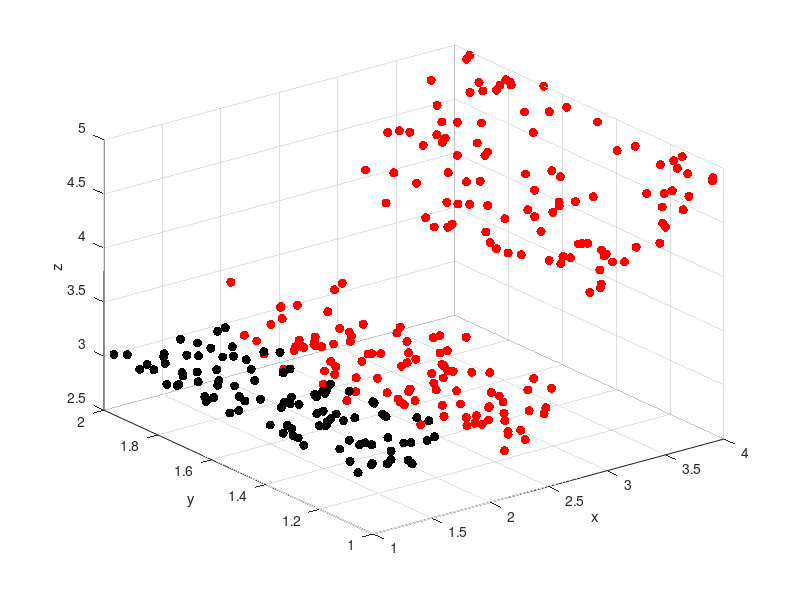

Recreate this plot in MATLAB. (Note: this script raises an error after producing the figure.)

close all; 

% Revision History
% Aneesh Batchu - 2024_06_21
% -- wrote the code originally

%% Basic Test 1: grid_size = 1. Less data, all the surfaces are mapped: All the surfaces have enough data to fit a plane

% Create data
rng(123)

N_points = 100; 

true_parameters = [ 0 0 3]';
points = ones(N_points,1)+ rand(N_points,2);
x = points(:,1);
y = points(:,2);
true_z = [x y ones(size(x))]*true_parameters; % Solve for z vertices data

z = true_z;

% Add noise
% true_sigma = 0.1;
% z = true_z + true_sigma*randn(Npoints,1);

points1 = [x, y, z]; 

% Create data

rng(123)

N_points = 100; 

true_parameters = [ 0 0 3]';
points = [2 1].*ones(N_points,1)+ rand(N_points,2);
x = points(:,1);
y = points(:,2);
true_z = [x y ones(size(x))]*true_parameters; % Solve for z vertices data

% z = true_z;

% Add noise
true_sigma = 0.15;
z = true_z + true_sigma*randn(N_points,1);

points2 = [x, y, z]; 

true_parameters = [ 1 0 1]';
points = [3 1].*ones(N_points,2) + rand(N_points,2);
x = points(:,1);
y = points(:,2);
true_z = [x y ones(size(x))]*true_parameters; % Solve for z vertices data

z = true_z;

points3 = [x, y, z]; 

fig_num = 12; clf;
% Plot the points
figure(fig_num)
plot3(points1(:,1),points1(:,2),points1(:,3),'.','MarkerSize',20,'Color',[0 0 0]);
hold on
plot3(points2(:,1),points2(:,2),points2(:,3),'.','MarkerSize',20,'Color',[1 0 0]);
hold on
plot3(points3(:,1),points3(:,2),points3(:,3),'.','MarkerSize',20,'Color',[1 0 0]);

grid on
xlabel('x')
ylabel('y')
zlabel('z')

% Surface Analysis

fig_num = 1002; 
figure(fig_num); clf;
input_points = [points1; points2; points3]; 
grid_size = 1;
grid_boundaries = [1 4 1 2 2.5 5.5]; 
point_density = 20;
theta_threshold = pi/9; 
std_threshold = 0.1; 
flag_plot_in_3D = 0; 

[drivable_grids, non_drivable_grids, unmapped_grids, gridCenters_mapped_grids, drivable_grid_numbers_in_mapped_grids, non_drivable_grid_numbers_in_mapped_grids] = fcn_geometry_surfaceAnalysis(input_points, grid_size, grid_boundaries, point_density, theta_threshold, std_threshold, (flag_plot_in_3D), (fig_num));

XYZ_matrix = [gridCenters_mapped_grids(:,1:2) gridCenters_mapped_grids(:,4)]; 

XYZ_matrix = unique(XYZ_matrix,'rows'); 

[~,XYZ_matrix_indices] = unique(XYZ_matrix(:,1:2),'rows'); 

XYZ_matrix = XYZ_matrix(XYZ_matrix_indices,:);  

XYZ_matrix = round(XYZ_matrix,4); 
% Given x_range and y_range
x_range = min(XYZ_matrix(:,1)):grid_size:max(XYZ_matrix(:,1)); % min_x:gridSize:max_x 
y_range = min(XYZ_matrix(:,2)):grid_size:max(XYZ_matrix(:,2)); % min_y:gridSize:max_y 

% % Given x_range and y_range
% x_range = min(gridCenters_mapped_grids(:,1)):grid_size:max(gridCenters_mapped_grids(:,1)); % min_x:gridSize:max_x 
% y_range = min(gridCenters_mapped_grids(:,2)):grid_size:max(gridCenters_mapped_grids(:,2)); % min_y:gridSize:max_y 

% Generate X and Y using meshgrid
[X, Y] = meshgrid(x_range, y_range);

% Initialize Z matrix
Z = NaN(size(X));

% Combine X and Y from meshgrid into pairs
XY_pairs = [X(:) Y(:)];

% Find the indices of XY pairs in the original XYZ matrix
[~, idx] = ismember(XY_pairs, XYZ_matrix(:, 1:2), 'rows');

% Fill Z matrix with corresponding Z values
Z(:) = XYZ_matrix(idx, 3);

% Reshape Z to match the dimensions of X and Y
Z = reshape(Z, size(X));

x_limits = [min(x_range) max(x_range)];  
y_limits = [0 2]; 
% Calculate boundary points
fig_num = 1002;
boundary_points = fcn_geometry_findBoundaryPoints(X,Y,Z,grid_size,x_limits,y_limits,fig_num);

% set flag_plot_in_3D = 1 for better understanding of the answers
assert(isequal(drivable_grids, 1))
assert(isequal(non_drivable_grids, [2 6 9]'))
assert(isequal(unmapped_grids, [3 4 5 7 8]'))
assert(isequal(gridCenters_mapped_grids(:,1:2), [1.5, 1.5; 2.5 1.5; 3.5 1.5; 3.5 1.5]))
assert(isequal(drivable_grid_numbers_in_mapped_grids, 1))
assert(isequal(non_drivable_grid_numbers_in_mapped_grids, [2 3 4]'))
assert(isequal(boundary_points, [2, 1.5]))

assert(length(drivable_grids)>=1)
assert(length(non_drivable_grids)>=1)
assert(length(unmapped_grids)>=1)
assert(length(gridCenters_mapped_grids(:,1))>=1)
assert(length(drivable_grid_numbers_in_mapped_grids)>=1)
assert(length(non_drivable_grid_numbers_in_mapped_grids)>=1)
assert(length(boundary_points)>=1)

% plot(boundary_points(:,1),boundary_points(:,2),'b.','Markersize',20);

%% Basic Test 2: grid_size = 0.5. The drivable and drivable surfaces are symmetric. A clear boundary can be seen

rng (123)

N_points = 300;
Ext_Square_Size=3;
Int_Square_Size=1;
fig_num = 22;
diag_flag=1;
noise= 0.2;

[points] = fcn_geometry_concentricSquaresPointDensity(N_points,Ext_Square_Size,Int_Square_Size,noise,diag_flag,fig_num);
assert(length(points)==N_points);


fig_num = 2002; 
figure(fig_num); clf;
input_points = points; 
grid_size = 0.5;
grid_boundaries = [-3 3 -3 3 -1 1]; 
point_density = 20;
theta_threshold = pi/9; 
std_threshold = 0.1; 
flag_plot_in_3D = 0; 

[drivable_grids, non_drivable_grids, unmapped_grids, gridCenters_mapped_grids, drivable_grid_numbers_in_mapped_grids, non_drivable_grid_numbers_in_mapped_grids] = fcn_geometry_surfaceAnalysis(input_points, grid_size, grid_boundaries, point_density, theta_threshold, std_threshold, (flag_plot_in_3D), (fig_num));

XYZ_matrix = [gridCenters_mapped_grids(:,1:2) gridCenters_mapped_grids(:,4)]; 

XYZ_matrix = unique(XYZ_matrix,'rows'); 

[~,XYZ_matrix_indices] = unique(XYZ_matrix(:,1:2),'rows'); 

XYZ_matrix = XYZ_matrix(XYZ_matrix_indices,:);  

XYZ_matrix = round(XYZ_matrix,4); 
% Given x_range and y_range
x_range = min(XYZ_matrix(:,1)):grid_size:max(XYZ_matrix(:,1)); % min_x:gridSize:max_x 
y_range = min(XYZ_matrix(:,2)):grid_size:max(XYZ_matrix(:,2)); % min_y:gridSize:max_y 

% Generate X and Y using meshgrid
[X, Y] = meshgrid(x_range, y_range);

% Initialize Z matrix
Z = NaN(size(X));

% Combine X and Y from meshgrid into pairs
XY_pairs = [X(:) Y(:)];

% Find the indices of XY pairs in the original XYZ matrix
[~, idx] = ismember(XY_pairs, XYZ_matrix(:, 1:2), 'rows');

% Fill Z matrix with corresponding Z values
Z(:) = XYZ_matrix(idx, 3);

% Reshape Z to match the dimensions of X and Y
Z = reshape(Z, size(X));

% x_limits = [min(x_range) max(x_range)];  
% y_limits = [min(y_range) max(y_range)]; 
x_limits = [];  
y_limits = []; 
% Calculate boundary points
fig_num = 2002;
boundary_points = fcn_geometry_findBoundaryPoints(X,Y,Z,grid_size,x_limits,y_limits,fig_num);

assert(length(drivable_grids)>=1)
assert(length(non_drivable_grids)>=1)
assert(length(unmapped_grids)>=1)
assert(length(gridCenters_mapped_grids(:,1))>=1)
assert(length(drivable_grid_numbers_in_mapped_grids)>=1)
assert(length(non_drivable_grid_numbers_in_mapped_grids)>=1)
assert(length(boundary_points)>=1)

%% Basic Test 3: grid size = 1

rng (123)

N_points = 300;
Ext_Square_Size=3;
Int_Square_Size=1;
fig_num = 32;
diag_flag=1;
noise= 0.2;

[points] = fcn_geometry_concentricSquaresPointDensity(N_points,Ext_Square_Size,Int_Square_Size,noise,diag_flag,fig_num);
assert(length(points)==N_points);

% Surface Analysis

fig_num = 3002; 
figure(fig_num); clf;
input_points = points; 
grid_size = 1;
grid_boundaries = [-3 3 -3 3 -1 1]; 
point_density = 20;
theta_threshold = pi/9; 
std_threshold = 0.1; 
flag_plot_in_3D = 0; 

[drivable_grids, non_drivable_grids, unmapped_grids, gridCenters_mapped_grids, drivable_grid_numbers_in_mapped_grids, non_drivable_grid_numbers_in_mapped_grids] = fcn_geometry_surfaceAnalysis(input_points, grid_size, grid_boundaries, point_density, theta_threshold, std_threshold, (flag_plot_in_3D), (fig_num));


XYZ_matrix = [gridCenters_mapped_grids(:,1:2) gridCenters_mapped_grids(:,4)]; 

XYZ_matrix = unique(XYZ_matrix,'rows'); 

[~,XYZ_matrix_indices] = unique(XYZ_matrix(:,1:2),'rows'); 

XYZ_matrix = XYZ_matrix(XYZ_matrix_indices,:);  

XYZ_matrix = round(XYZ_matrix,4);

% Given x_range and y_range
x_range = min(XYZ_matrix(:,1)):grid_size:max(XYZ_matrix(:,1)); % min_x:gridSize:max_x 
y_range = min(XYZ_matrix(:,2)):grid_size:max(XYZ_matrix(:,2)); % min_y:gridSize:max_y 

% Generate X and Y using meshgrid
[X, Y] = meshgrid(x_range, y_range);

% Initialize Z matrix
Z = NaN(size(X));

% Combine X and Y from meshgrid into pairs
XY_pairs = [X(:) Y(:)];

XY_pairs = round(XY_pairs,4); 

% Find the indices of XY pairs in the original XYZ matrix
[~, idx] = ismember(XY_pairs, XYZ_matrix(:, 1:2), 'rows');

% Fill Z matrix with corresponding Z values
Z(:) = XYZ_matrix(idx, 3);

% Reshape Z to match the dimensions of X and Y
Z = reshape(Z, size(X));

% x_limits = [min(x_range) max(x_range)];  
% y_limits = [min(y_range) max(y_range)]; 

x_limits = [];  
y_limits = []; 
% Calculate boundary points
fig_num = 3002;
boundary_points = fcn_geometry_findBoundaryPoints(X,Y,Z,grid_size,x_limits,y_limits,fig_num);

assert(length(drivable_grids)>=1)
assert(length(non_drivable_grids)>=1)
assert(length(unmapped_grids)>=1)
assert(length(gridCenters_mapped_grids(:,1))>=1)
assert(length(drivable_grid_numbers_in_mapped_grids)>=1)
assert(length(non_drivable_grid_numbers_in_mapped_grids)>=1)
assert(length(boundary_points)>=1)

%% Test 4: grid_size = 0.25. The drivable and non-drivable surfaces have no symmetry. The boundary points form a line 

rng (123)

N_points = 2500;
Ext_Square_Size=4;
Int_Square_Size=1;
% ext_point_concentration = 3;
% int_point_concentration = 120; 
fig_num = 42;
diag_flag=1;
noise= 0.2;

[points] = fcn_geometry_concentricSquaresPointDensity(N_points,Ext_Square_Size,Int_Square_Size,noise,diag_flag,fig_num);
assert(length(points)==N_points);

% points = fcn_geometry_concentricSquaresPointDensity_new(Ext_Square_Size,Int_Square_Size,ext_point_concentration,int_point_concentration,noise,diag_flag,fig_num); 

% % Surface Analysis

fig_num = 4002; 
figure(fig_num); clf;
input_points = points; 
grid_size = 0.4;
% grid_boundaries = [-2 2 -2 2 -1 1]; 
grid_boundaries = [-2 2 -2 2 -1 1];
point_density = 20;
theta_threshold = pi/9; 
std_threshold = 0.1;
flag_plot_in_3D = 0; 

[drivable_grids, non_drivable_grids, unmapped_grids, gridCenters_mapped_grids, drivable_grid_numbers_in_mapped_grids, non_drivable_grid_numbers_in_mapped_grids] = fcn_geometry_surfaceAnalysis(input_points, grid_size, grid_boundaries, point_density, theta_threshold, std_threshold, (flag_plot_in_3D), (fig_num));


XYZ_matrix = [gridCenters_mapped_grids(:,1:2) gridCenters_mapped_grids(:,4)]; 

XYZ_matrix = unique(XYZ_matrix,'rows'); 

[~,XYZ_matrix_indices] = unique(XYZ_matrix(:,1:2),'rows'); 

XYZ_matrix = XYZ_matrix(XYZ_matrix_indices,:);  

XYZ_matrix = round(XYZ_matrix,4); 
% Given x_range and y_range
x_range = min(XYZ_matrix(:,1)):grid_size:max(XYZ_matrix(:,1)); % min_x:gridSize:max_x 
y_range = min(XYZ_matrix(:,2)):grid_size:max(XYZ_matrix(:,2)); % min_y:gridSize:max_y 

% Generate X and Y using meshgrid
[X, Y] = meshgrid(x_range, y_range);

% Initialize Z matrix
Z = NaN(size(X));

% Combine X and Y from meshgrid into pairs
XY_pairs = [X(:) Y(:)];

XY_pairs = round(XY_pairs,4); 

% Find the indices of XY pairs in the original XYZ matrix
[~, idx] = ismember(XY_pairs, XYZ_matrix(:, 1:2), 'rows');

% Fill Z matrix with corresponding Z values
Z(:) = XYZ_matrix(idx, 3);

% Reshape Z to match the dimensions of X and Y
Z = reshape(Z, size(X));

% x_limits = [min(x_range) max(x_range)];  
% y_limits = [min(y_range) max(y_range)]; 

x_limits = [];  
y_limits = []; 
% Calculate boundary points
fig_num = 4002;
boundary_points = fcn_geometry_findBoundaryPoints(X,Y,Z,grid_size,x_limits,y_limits,fig_num);

assert(length(drivable_grids)>=1)
assert(length(non_drivable_grids)>=1)
assert(length(unmapped_grids)>=1)
assert(length(gridCenters_mapped_grids(:,1))>=1)
assert(length(drivable_grid_numbers_in_mapped_grids)>=1)
assert(length(non_drivable_grid_numbers_in_mapped_grids)>=1)
assert(length(boundary_points)>=1)

%% Test 5: grid_size = 0.25. The drivable and non-drivable surfaces have no symmetry. The boundary points are do not form a line 

% Create data
rng(123)

N_points = 1000; 

true_parameters = [ 0 0 3]';
points = ones(N_points,1)+ rand(N_points,2);
x = points(:,1);
y = points(:,2);
true_z = [x y ones(size(x))]*true_parameters; % Solve for z vertices data

z = true_z;

% Add noise
% true_sigma = 0.1;
% z = true_z + true_sigma*randn(Npoints,1);

points1 = [x, y, z]; 

% Create data

rng(123)

true_parameters = [ 0 0 3]';
points = [2 1].*ones(N_points,1)+ rand(N_points,2);
x = points(:,1);
y = points(:,2);
true_z = [x y ones(size(x))]*true_parameters; % Solve for z vertices data

% z = true_z;

% Add noise
true_sigma = 0.15;
z = true_z + true_sigma*randn(N_points,1);

points2 = [x, y, z]; 

true_parameters = [ 1 0 1]';
points = [3 1].*ones(N_points,2) + rand(N_points,2);
x = points(:,1);
y = points(:,2);
true_z = [x y ones(size(x))]*true_parameters; % Solve for z vertices data

z = true_z;

points3 = [x, y, z]; 

fig_num = 52; clf;
% Plot the points
figure(fig_num)
plot3(points1(:,1),points1(:,2),points1(:,3),'.','MarkerSize',20,'Color',[0 0 0]);
hold on
plot3(points2(:,1),points2(:,2),points2(:,3),'.','MarkerSize',20,'Color',[1 0 0]);
hold on
plot3(points3(:,1),points3(:,2),points3(:,3),'.','MarkerSize',20,'Color',[1 0 0]);

grid on
xlabel('x')
ylabel('y')
zlabel('z')

% Surface Analysis

fig_num = 5002; 
figure(fig_num); clf;
input_points = [points1; points2; points3]; 
grid_size = 0.25;
grid_boundaries = [1 4 1 2 2.5 5.5]; 
point_density = 20;
theta_threshold = pi/9; 
std_threshold = 0.1; 
flag_plot_in_3D = 0; 

[drivable_grids, non_drivable_grids, unmapped_grids, gridCenters_mapped_grids, drivable_grid_numbers_in_mapped_grids, non_drivable_grid_numbers_in_mapped_grids] = fcn_geometry_surfaceAnalysis(input_points, grid_size, grid_boundaries, point_density, theta_threshold, std_threshold, (flag_plot_in_3D), (fig_num));


XYZ_matrix = [gridCenters_mapped_grids(:,1:2) gridCenters_mapped_grids(:,4)]; 

XYZ_matrix = unique(XYZ_matrix,'rows'); 

[~,XYZ_matrix_indices] = unique(XYZ_matrix(:,1:2),'rows'); 

XYZ_matrix = XYZ_matrix(XYZ_matrix_indices,:);  

XYZ_matrix = round(XYZ_matrix,4); 
% Given x_range and y_range
x_range = min(XYZ_matrix(:,1)):grid_size:max(XYZ_matrix(:,1)); % min_x:gridSize:max_x 
y_range = min(XYZ_matrix(:,2)):grid_size:max(XYZ_matrix(:,2)); % min_y:gridSize:max_y 

% Generate X and Y using meshgrid
[X, Y] = meshgrid(x_range, y_range);

% Initialize Z matrix
Z = NaN(size(X));

% Combine X and Y from meshgrid into pairs
XY_pairs = [X(:) Y(:)];

XY_pairs = round(XY_pairs,4); 

% Find the indices of XY pairs in the original XYZ matrix
[~, idx] = ismember(XY_pairs, XYZ_matrix(:, 1:2), 'rows');

% Fill Z matrix with corresponding Z values
Z(:) = XYZ_matrix(idx, 3);

% Reshape Z to match the dimensions of X and Y
Z = reshape(Z, size(X));

% x_limits = [min(x_range) max(x_range)];  
% y_limits = [min(y_range) max(y_range)]; 

x_limits = [];  
y_limits = []; 
% Calculate boundary points
fig_num = 5002;
boundary_points = fcn_geometry_findBoundaryPoints(X,Y,Z,grid_size,x_limits,y_limits,fig_num);

assert(length(drivable_grids)>=1)
assert(length(non_drivable_grids)>=1)
assert(length(unmapped_grids)>=1)
assert(length(gridCenters_mapped_grids(:,1))>=1)
assert(length(drivable_grid_numbers_in_mapped_grids)>=1)
assert(length(non_drivable_grid_numbers_in_mapped_grids)>=1)
assert(length(boundary_points)>=1)

%% Test 6:

% Create data

rng(123)

N_points = 300; 

true_parameters = [ 0 0 3]';
points = ones(N_points,1)+ [4,1].*rand(N_points,2);
x = points(:,1);
y = points(:,2);
true_z = [x y ones(size(x))]*true_parameters; % Solve for z vertices data

z = true_z;

% Add noise
% true_sigma = 0.1;
% z = true_z + true_sigma*randn(Npoints,1);

points1 = [x, y, z]; 

% Create data

rng(123)

N_points = 300; 

true_parameters = [ 0 0 3]';
points = [5 1].*ones(N_points,1)+ [4,1].*rand(N_points,2);
x = points(:,1);
y = points(:,2);
true_z = [x y ones(size(x))]*true_parameters; % Solve for z vertices data

% z = true_z;

% Add noise
true_sigma = 0.2;
z = true_z + true_sigma*randn(N_points,1);

points2 = [x, y, z]; 

% true_parameters = [ 1 0 1]';
% points = [3 1].*ones(N_points,2) + rand(N_points,2);
% x = points(:,1);
% y = points(:,2);
% true_z = [x y ones(size(x))]*true_parameters; % Solve for z vertices data
% 
% z = true_z;
% 
% points3 = [x, y, z]; 

fig_num = 62; clf;
% Plot the points
figure(fig_num)
plot3(points1(:,1),points1(:,2),points1(:,3),'.','MarkerSize',20,'Color',[1 0 0]);
hold on
plot3(points2(:,1),points2(:,2),points2(:,3),'.','MarkerSize',20,'Color',[0 0 0]);
% % plot3(points3(:,1),points3(:,2),points3(:,3),'.','MarkerSize',20,'Color',[1 0 0]);
% % 
grid on
xlabel('x')
ylabel('y')
zlabel('z')

% Surface Analysis

fig_num = 6002; 
figure(fig_num); clf;
input_points = [points1; points2]; 
grid_size = 1;
grid_boundaries = [1 9 1 2 2.5 3.5]; 
point_density = 20;
theta_threshold = pi/9; 
std_threshold = 0.1; 
flag_plot_in_3D = 0; 

[drivable_grids, non_drivable_grids, unmapped_grids, gridCenters_mapped_grids, drivable_grid_numbers_in_mapped_grids, non_drivable_grid_numbers_in_mapped_grids] = fcn_geometry_surfaceAnalysis(input_points, grid_size, grid_boundaries, point_density, theta_threshold, std_threshold, (flag_plot_in_3D), (fig_num));

XYZ_matrix = [gridCenters_mapped_grids(:,1:2) gridCenters_mapped_grids(:,4)]; 

XYZ_matrix = unique(XYZ_matrix,'rows'); 

[~,XYZ_matrix_indices] = unique(XYZ_matrix(:,1:2),'rows'); 

XYZ_matrix = XYZ_matrix(XYZ_matrix_indices,:);  

XYZ_matrix = round(XYZ_matrix,4); 
% Given x_range and y_range
x_range = min(XYZ_matrix(:,1)):grid_size:max(XYZ_matrix(:,1)); % min_x:gridSize:max_x 
y_range = min(XYZ_matrix(:,2)):grid_size:max(XYZ_matrix(:,2)); % min_y:gridSize:max_y 

% Generate X and Y using meshgrid
[X, Y] = meshgrid(x_range, y_range);

% Initialize Z matrix
Z = NaN(size(X));

% Combine X and Y from meshgrid into pairs
XY_pairs = [X(:) Y(:)];

XY_pairs = round(XY_pairs,4); 

% Find the indices of XY pairs in the original XYZ matrix
[~, idx] = ismember(XY_pairs, XYZ_matrix(:, 1:2), 'rows');

% Fill Z matrix with corresponding Z values
Z(:) = XYZ_matrix(idx, 3);

% Reshape Z to match the dimensions of X and Y
Z = reshape(Z, size(X));

% x_limits = [min(x_range) max(x_range)];  
% y_limits = [min(y_range) max(y_range)]; 

x_limits = [];  
y_limits = []; 
% Calculate boundary points
fig_num = 6002;
boundary_points = fcn_geometry_findBoundaryPoints(X,Y,Z,grid_size,x_limits,y_limits,fig_num);

assert(length(drivable_grids)>=1)
assert(length(non_drivable_grids)>=1)
assert(isempty(unmapped_grids))
assert(length(gridCenters_mapped_grids(:,1))>=1)
assert(length(drivable_grid_numbers_in_mapped_grids)>=1)
assert(length(non_drivable_grid_numbers_in_mapped_grids)>=1)
assert(length(boundary_points)>=1)

%% 

fig_num = 789; 
figure(fig_num);clf;

[Min_x,Max_x,Min_y,Max_y,Min_z,Max_z] = fcn_geometry_findMaxMinOfXYZ(Velodyne_Lidar_Scan_ENU, fig_num); 

Max_x = ceil(Max_x); Max_y = ceil(Max_y); Max_z = ceil(Max_z);
Min_x = floor(Min_x); Min_y = floor(Min_y); Min_z = floor(Min_z);

% std(Velodyne_Lidar_Scan_ENU(:,3))

fig_num = 7002; 
figure(fig_num); clf;
input_points = Velodyne_Lidar_Scan_ENU; 
grid_size = 1;
grid_boundaries = [Min_x Max_x Min_y Max_y Min_z Max_z]; 
point_density = 10;
theta_threshold = pi/9; 
std_threshold = 0.02; 
flag_plot_in_3D = 0; 

[drivable_grids,non_drivable_grids,unmapped_grids,gridCenters_mapped_grids,drivable_grid_numbers_in_mapped_grids,...
    non_drivable_grid_numbers_in_mapped_grids,angle_btw_unit_normals_and_vertical,standard_deviation_in_z] = fcn_geometry_surfaceAnalysis(input_points, grid_size, grid_boundaries, point_density, theta_threshold, std_threshold, (flag_plot_in_3D), (fig_num));

%%

XYZ_matrix = [gridCenters_mapped_grids(:,1:2) gridCenters_mapped_grids(:,4)]; 

XYZ_matrix = unique(XYZ_matrix,'rows'); 

[~,XYZ_matrix_indices] = unique(XYZ_matrix(:,1:2),'rows'); 

XYZ_matrix = XYZ_matrix(XYZ_matrix_indices,:);  

XYZ_matrix = round(XYZ_matrix,4); 
% Given x_range and y_range
% x_range = min(XYZ_matrix(:,1)):grid_size:max(XYZ_matrix(:,1)); % min_x:gridSize:max_x 
% y_range = min(XYZ_matrix(:,2)):grid_size:max(XYZ_matrix(:,2)); % min_y:gridSize:max_y 

x_range = unique(XYZ_matrix(:,1))'; 
y_range = unique(XYZ_matrix(:,2))';
% Generate X and Y using meshgrid
[X, Y] = meshgrid(x_range, y_range);

% Initialize Z matrix
Z = NaN(size(X));

% Combine X and Y from meshgrid into pairs
XY_pairs = [X(:) Y(:)];

XY_pairs = round(XY_pairs,4); 

% Find the indices of XY pairs in the original XYZ matrix
[~, idx] = ismember(XY_pairs, XYZ_matrix(:, 1:2), 'rows');

% C = setdiff(XY_pairs, XY_pairs(idx==0,:), 'rows');

% Fill Z matrix with corresponding Z values
Z(idx~=0) = XYZ_matrix(idx(idx~=0), 3);

% Reshape Z to match the dimensions of X and Y
Z = reshape(Z, size(X));

% x_limits = [min(x_range) max(x_range)];  
% y_limits = [min(y_range) max(y_range)]; 

x_limits = [];  
y_limits = []; 
% Calculate boundary points
fig_num = 7002;
boundary_points = fcn_geometry_findBoundaryPoints(X,Y,Z,grid_size,x_limits,y_limits,fig_num);

assert(length(drivable_grids)>=1)
assert(length(non_drivable_grids)>=1)
% assert(length(unmapped_grids)==zeros(0,1))
assert(length(gridCenters_mapped_grids(:,1))>=1)
assert(length(drivable_grid_numbers_in_mapped_grids)>=1)
assert(length(non_drivable_grid_numbers_in_mapped_grids)>=1)
assert(length(boundary_points)>=1)
